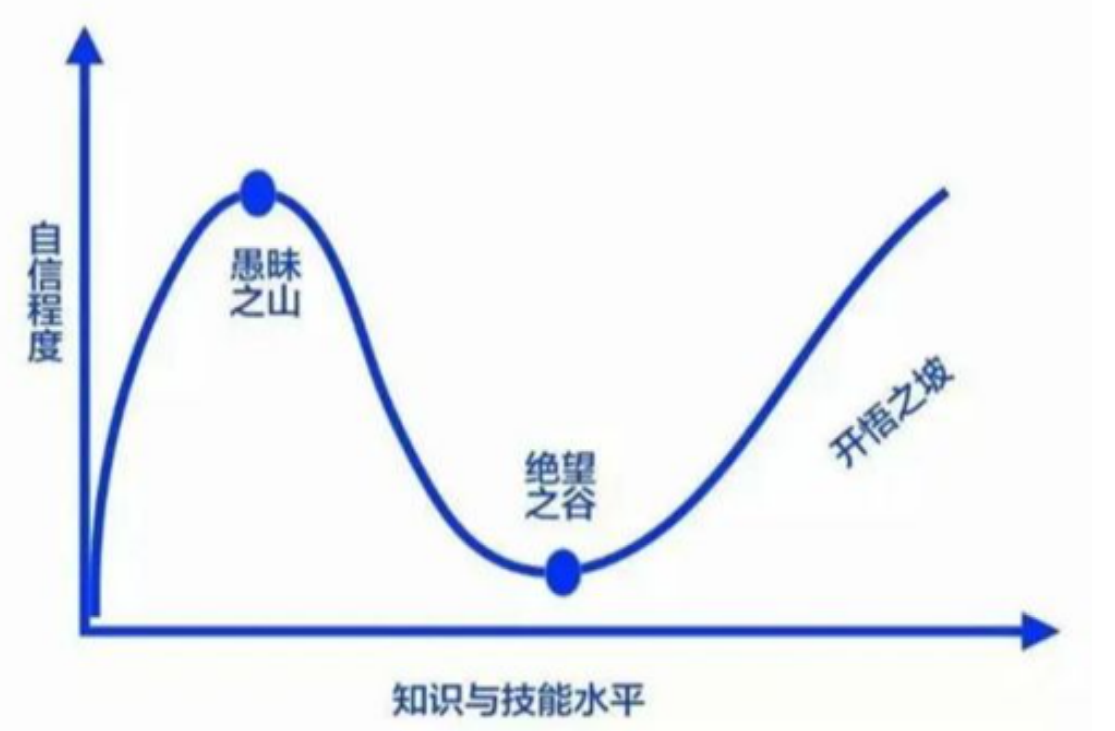
#> input picture res/mmm.png, 1115 x 731 px, given in place of 20.png, which was not available
$ python YUV.py
#> lines starting #> are read from the running program, lines starting #| are printed output that depends on the picture; pictures that were not available may be replaced by others from this repository, and a replacement may not be noted
import cv2
import img_operantion as imo

#blue
#156-255,u, for bar(90-128 old)
#77-158,y,opposite for num
#0-99,v, for bar

#red
#0-116,u,for bar
#152-255,v,for bar
#60-157,y,opposite for num

path='D:/pycv/lessons/res/20.png'
img = cv2.imread(path)
#> img is the input picture: shape (731, 1115, 3); mean B, G, R 246.5, 241.4, 238.6
img=cv2.GaussianBlur(img,(3,3),1)
img = cv2.cvtColor(img,cv2.COLOR_BGR2YUV)
#> img: shape (731, 1115, 3); mean of channels 0, 1, 2 241.1, 130.6, 125.7
y,u,v= cv2.split(img)
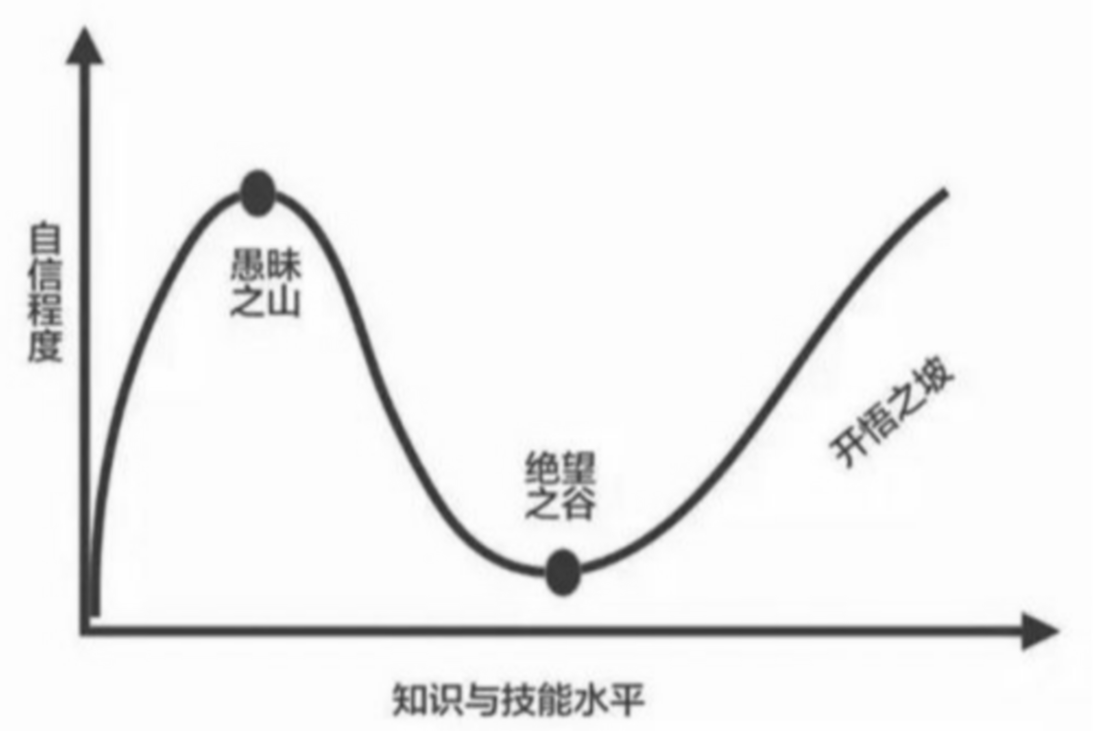
#> y: shape (731, 1115); min 48, max 255, mean 241.1
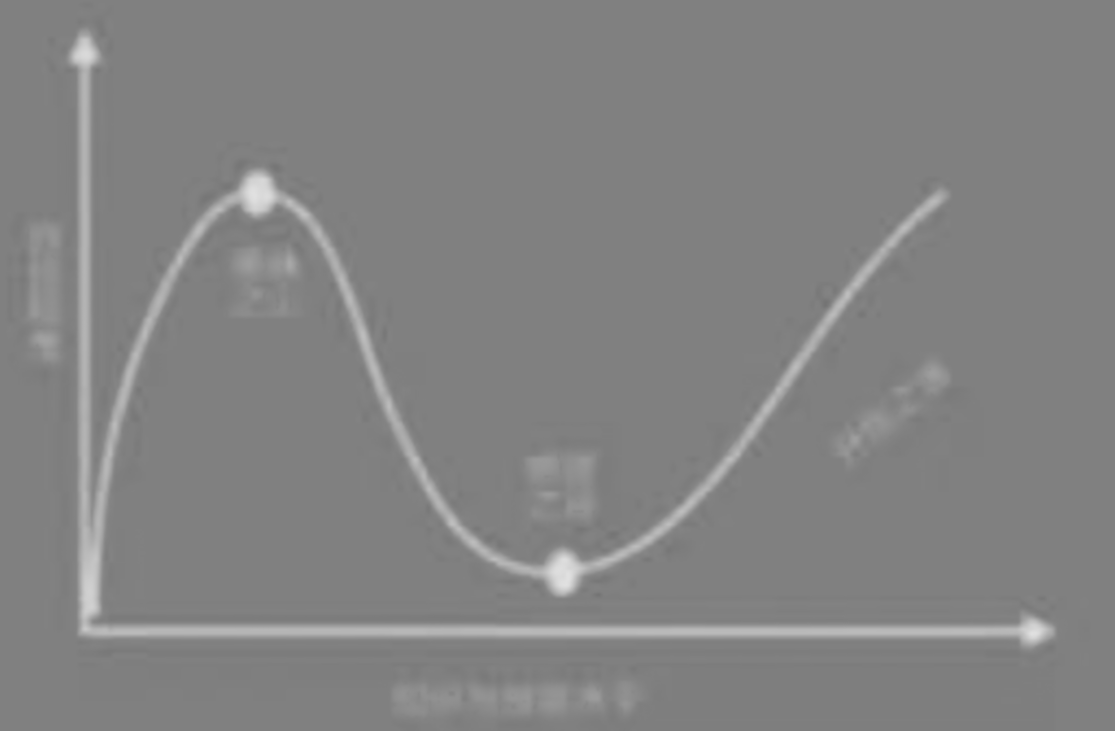
#> u: shape (731, 1115); min 116, max 225, mean 130.6
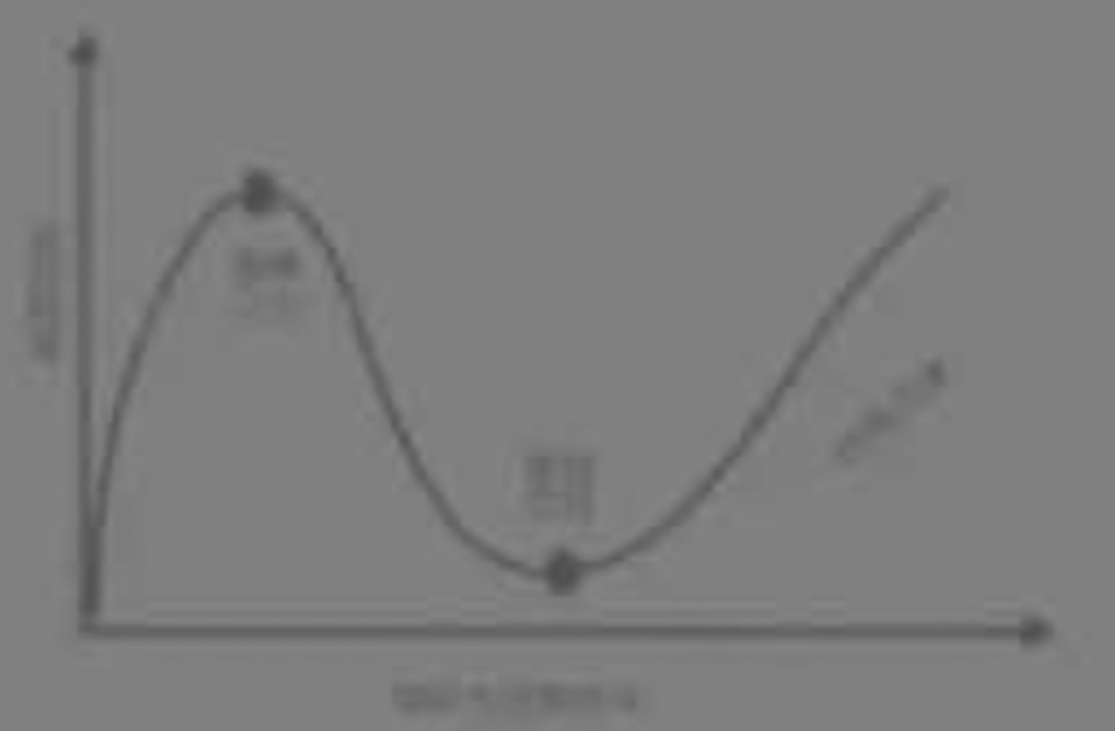
#> v: shape (731, 1115); min 77, max 135, mean 125.7
#130 is default

def none_use(x):
    pass
cv2.namedWindow('u',cv2.WINDOW_FREERATIO)
cv2.createTrackbar("Max", "u", 0, 255,none_use)
cv2.createTrackbar("Min", "u", 0, 255,none_use)


while cv2.waitKey(1)!=27:
#> (key Esc is pressed here)
    min=cv2.getTrackbarPos('Min','u')
    max=cv2.getTrackbarPos('Max','u')
    img = cv2.inRange(v,min,max)
    cv2.imshow('haha',img)


cv2.destroyAllWindows()
